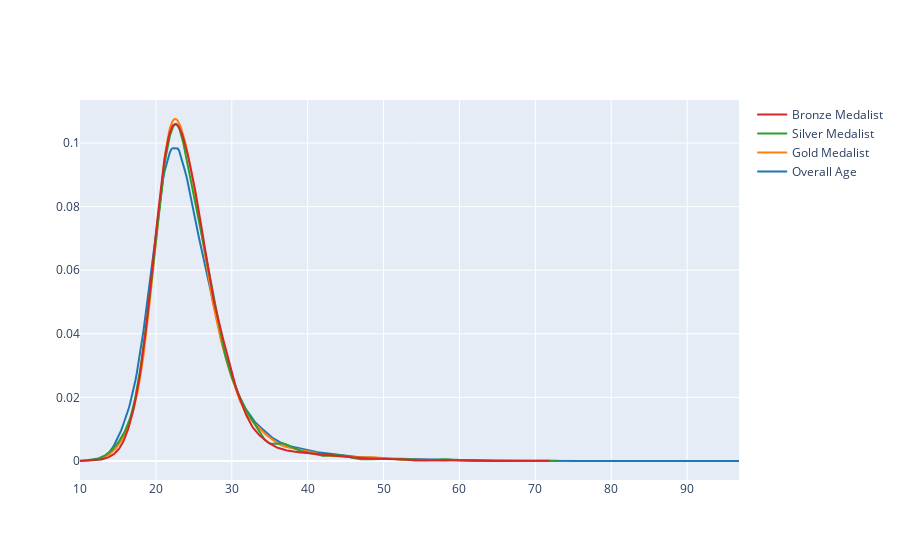

Notebook code for this chart:
### Code cell
fig = ff.create_distplot([x,x1,x2,x3],["Overall Age","Gold Medalist","Silver Medalist","Bronze Medalist"],show_hist=False,show_rug=False)
fig.show()

### Figure 1 — Plotly figure (JSON) as saved in the notebook; plotly's stock layout.template omitted (floating-point values rounded to 4 significant figures; data arrays with more than 128 entries replaced by an {"elided": "..."} marker saying what was removed)
{"data": [{"legendgroup": "Overall Age", "marker": {"color": "rgb(31, 119, 180)"}, "mode": "lines", "name": "Overall Age", "showlegend": true, "type": "scatter", "x": {"elided": "500 float values"}, "xaxis": "x", "y": {"elided": "500 float values"}, "yaxis": "y"}, {"legendgroup": "Gold Medalist", "marker": {"color": "rgb(255, 127, 14)"}, "mode": "lines", "name": "Gold Medalist", "showlegend": true, "type": "scatter", "x": {"elided": "500 float values"}, "xaxis": "x", "y": {"elided": "500 float values"}, "yaxis": "y"}, {"legendgroup": "Silver Medalist", "marker": {"color": "rgb(44, 160, 44)"}, "mode": "lines", "name": "Silver Medalist", "showlegend": true, "type": "scatter", "x": {"elided": "500 float values"}, "xaxis": "x", "y": {"elided": "500 float values"}, "yaxis": "y"}, {"legendgroup": "Bronze Medalist", "marker": {"color": "rgb(214, 39, 40)"}, "mode": "lines", "name": "Bronze Medalist", "showlegend": true, "type": "scatter", "x": {"elided": "500 float values"}, "xaxis": "x", "y": {"elided": "500 float values"}, "yaxis": "y"}], "layout": {"barmode": "overlay", "hovermode": "closest", "legend": {"traceorder": "reversed"}, "xaxis": {"anchor": "y2", "domain": [0, 1], "zeroline": false}, "yaxis": {"anchor": "free", "domain": [0, 1], "position": 0}}}
